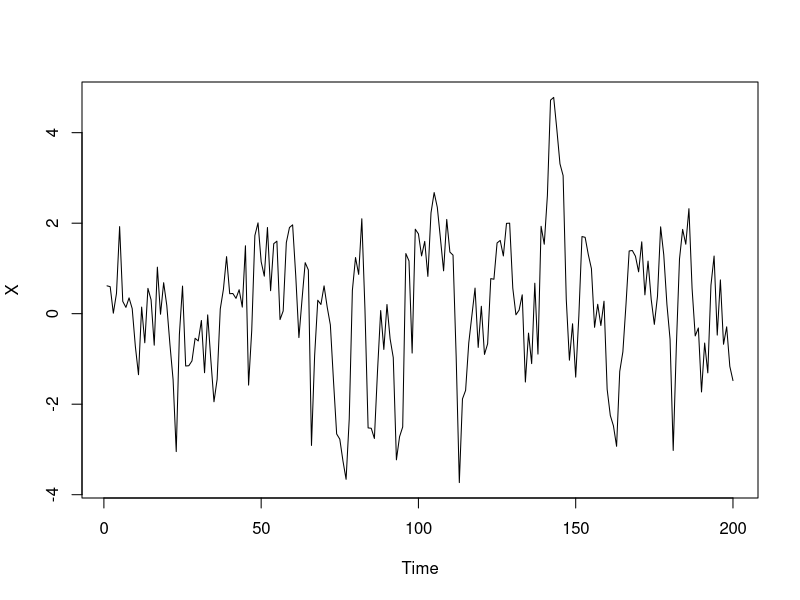
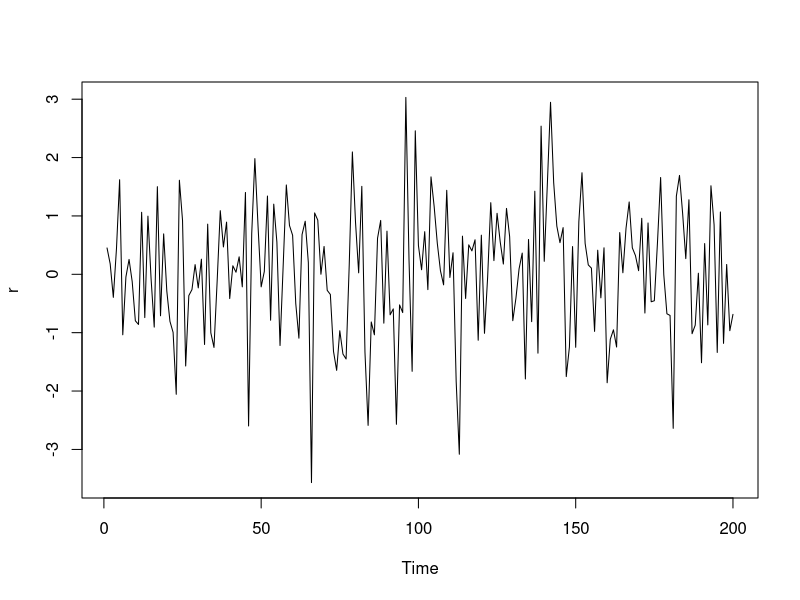
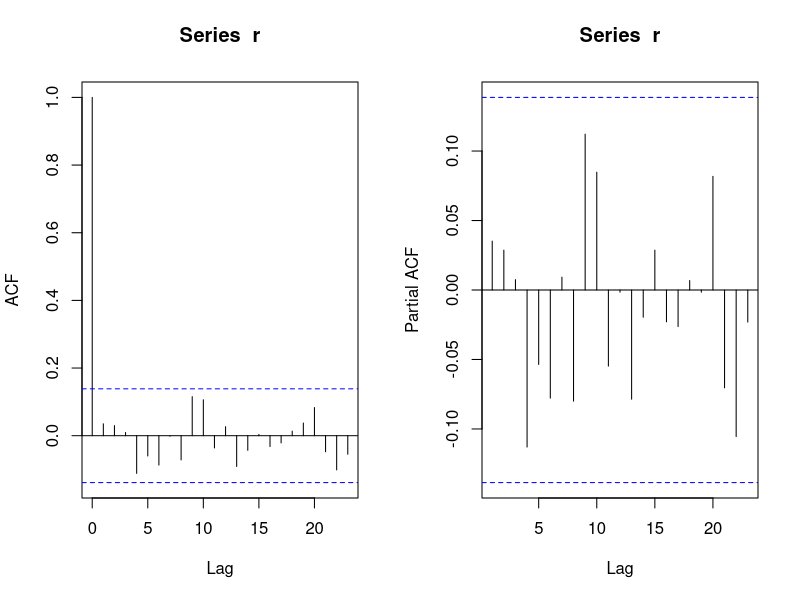
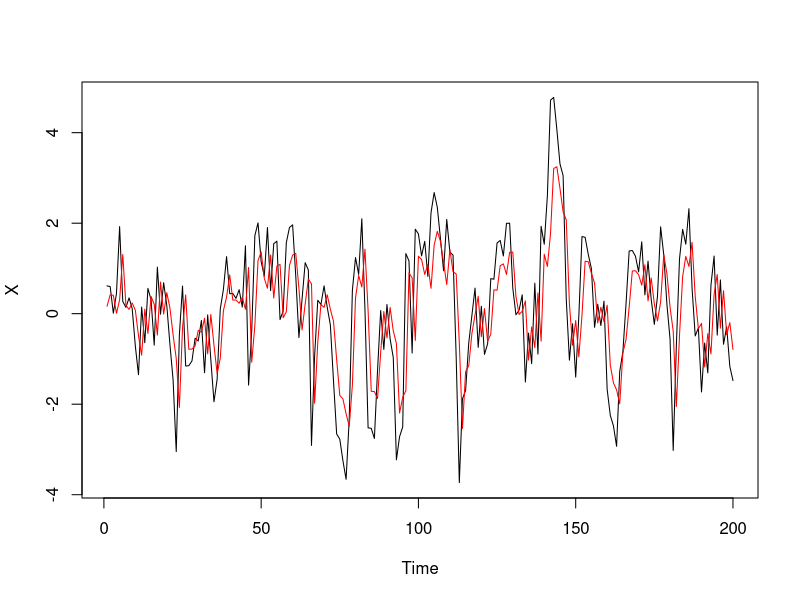
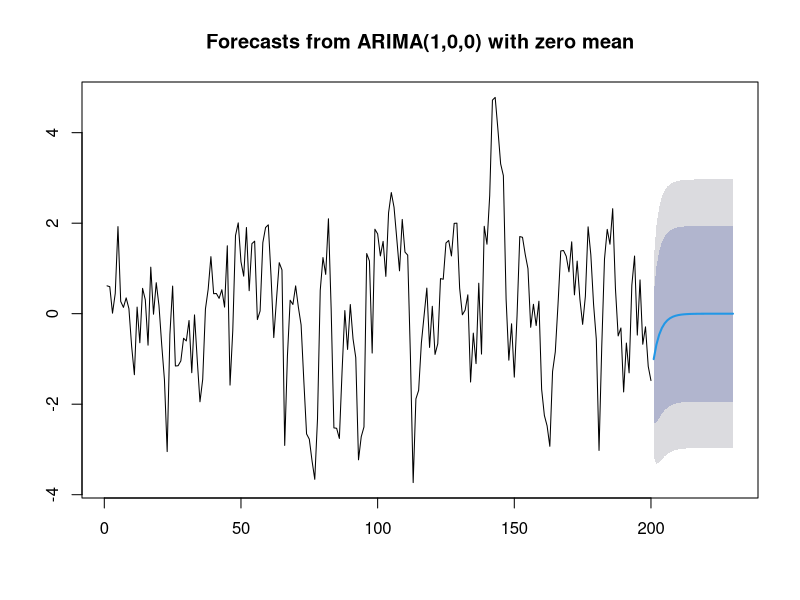
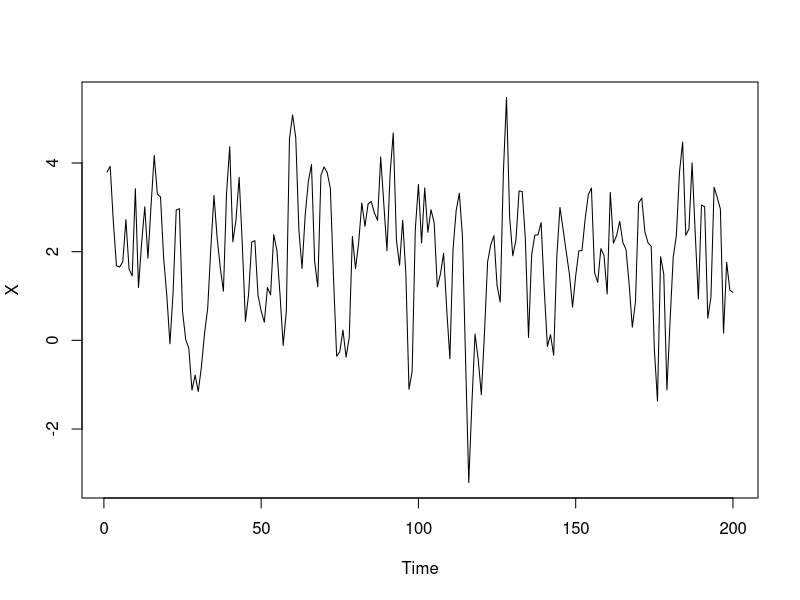
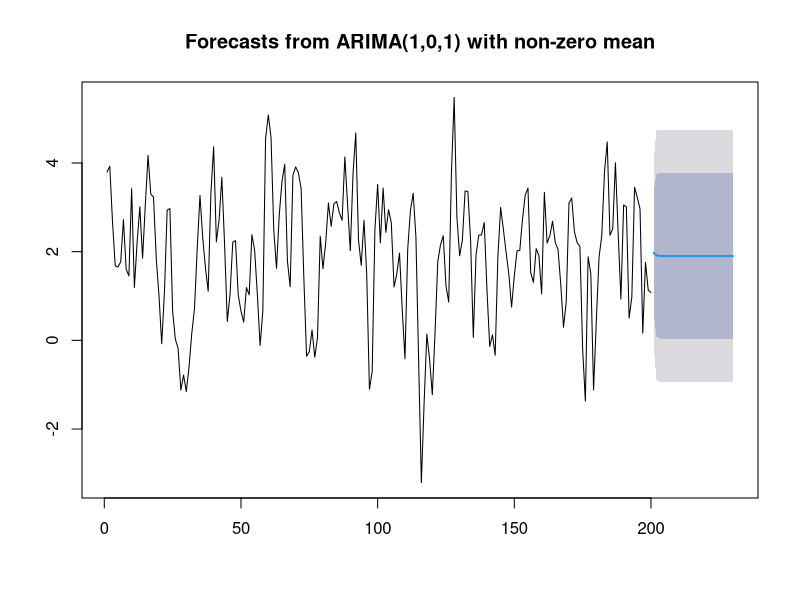
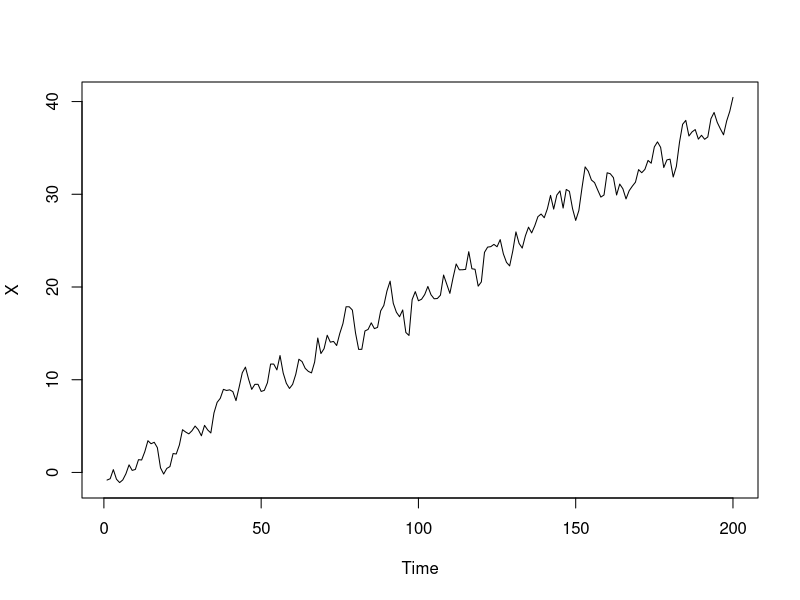

R code for these plots, in order:
# LAB 4: Arima{forecast} 함수를 이용한 추정 1

### EX 1

X <- arima.sim(n=200, list(order=c(1,0,0), ar=0.7)) 
# AR(1), 모수 = 0.7, 200개의 데이터

ts.plot(X)
# 위에거 제외 그래프만 있다고 생각
# AR(1) 모형을 적합한다고 생각했을떄 추정해야할 모수는
# mean, ar 계수, 오차항의 Var

# 모수 추정
library(forecast)
Arima(X, order=c(1,0,0))
# mean이 유효해보이지 않으므로 제외

Arima(X, order=c(1,0,0), include.mean=F)
# d=0일 때에는 include.mean옵션의 default=T

# 또는 fixed 옵션을 사용하면
Arima(X, order=c(1,0,0), fixed=c(NA, 0))
# fixed 옵션은 모수의 값을 주어진 값으로 고정시킴.

## 잔차분석
X.fit <- Arima(X, order=c(1,0,0), include.mean=F)
r <- X.fit$res
ts.plot(r)
# 0을 중심으로 나타나는게 보임

# acf, pacf 확인
layout(t(1:2))
acf(r); pacf(r)
# W.N.로 보이기 때문에 더이상 모형화할 부분이 없는것으로 보임

Box.test(r, lag=12, type="Lj")
# 일반적으로 lag값은 비계절성은 10, 계절성은 주기x2r값을 사용

# 주어진 잔차가 AR(1)모형에서의 잔차로 간주할 수 있는지에
# 대한 검정을 위해 fitdf옵션값을 줌
Box.test(r, lag=12, type="Lj", fitdf=1)

## 잔차분석 결과 더이상 모형화할만한 종속성이 관찰되지 않음.
## 따라서 위 모형을 최종 모형으로 확정

## 최종 모형
layout(1)
X.fit

ts.plot(X)
hat.X <- X.fit$fitted
hat.X
lines(hat.X, col="red")

## 예측
forecast(X.fit, h=5)

X.fore <- forecast(X.fit, h=30)
plot(X.fore)

### EX 3
X <- 2+arima.sim(n=200, list(order=c(1,0,1), ar=0.3, ma=0.5))
ts.plot(X)
# mean=2인 정상 ARMA(1,1)모형으로부터 path 발생
# (1-0.3B)(Xt - 2) = (1 + 0.5B)et
# 여기서 et ~ i.i.d.N(0, 1)

# ARMA(1,1)모형에 적합.
# 추정할 모수는 mean, ar,ma 모수, w.n.분산
Arima(X, order=c(1,0,1))

X.fore <- forecast(Arima(X, order=c(1,0,1)), h=30)
plot(X.fore)

### EX 3
tt <- 1:200
X <- -1 + 0.2*tt + arima.sim(n=200, list(order=c(1,0,1), ar=0.3, ma=0.5))
ts.plot(X)

# 오차항이 ARMA(1,1)인 선형회귀모형 path 생성
# 오차항의 오차항은 i.i.d.N(0,1)

## 선형추세에 정상과정을 따르는 오차항이 결합된 형태는
## include.drift옵션을 이용하여 추정 가능

# 모수추정
Arima(X, include.drift=T, order=c(1,0,1))

# 잔차분석
# 여기서의 잔차는 오차항의 오차에 해당

X.fit <- Arima(X, order=c(1,0,1), include.drift=T)
hat.eta <- X.fit$res
ts.plot(hat.eta)

# 오차항의 오차에 대한 acf, pacf
layout(t(1:2))
acf(hat.eta); pacf(hat.eta)
# 검증선 안쪽에서 나타나는게 보임

# Box 테스트
Box.test(hat.eta, lag=12, type="Lj")


# 예측
X.fore <- forecast(X.fit, h=30)
layout(1)
plot(X.fore)
